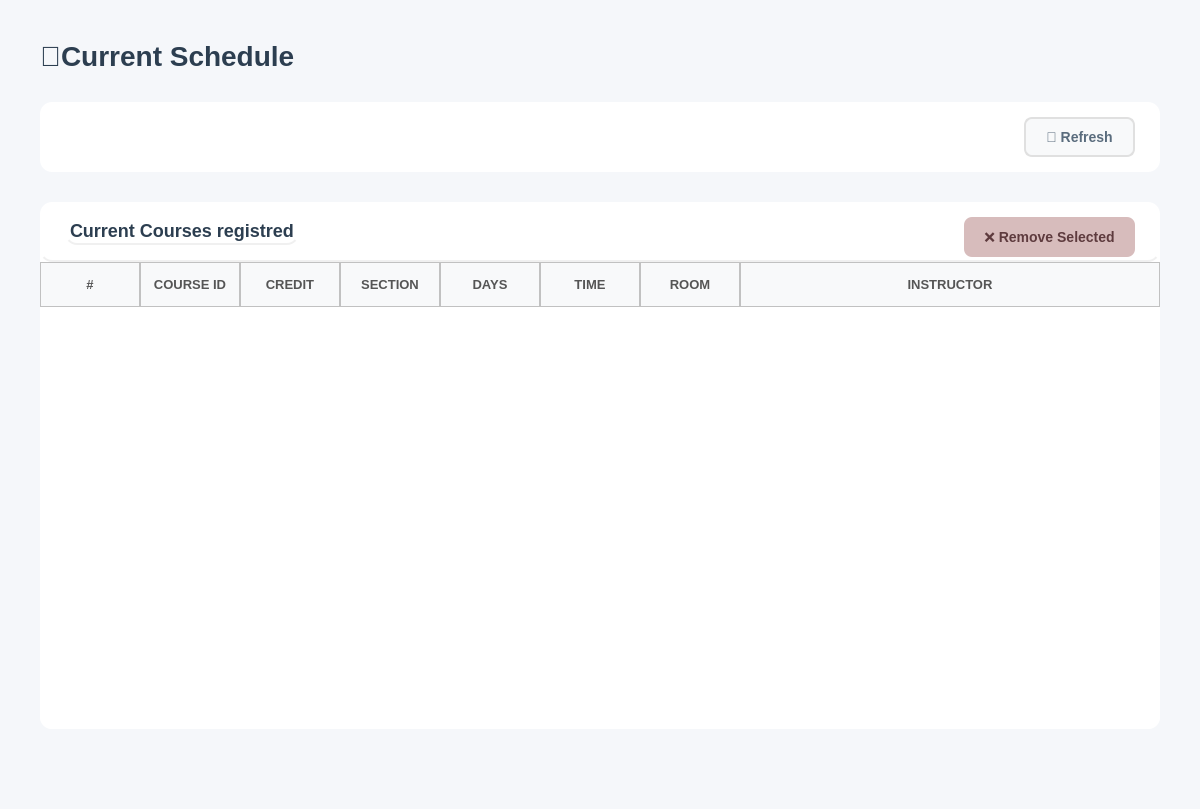
<?xml version="1.0" encoding="UTF-8"?>
<ui version="4.0">
 <class>CurrentSchedule</class>
 <widget class="QWidget" name="CurrentSchedule">
  <property name="geometry">
   <rect>
    <x>0</x>
    <y>0</y>
    <width>1200</width>
    <height>809</height>
   </rect>
  </property>
  <property name="windowTitle">
   <string/>
  </property>
  <property name="styleSheet">
   <string notr="true">background-color: #f5f7fa;</string>
  </property>
  <layout class="QVBoxLayout" name="mainLayout">
   <property name="spacing">
    <number>30</number>
   </property>
   <property name="leftMargin">
    <number>40</number>
   </property>
   <property name="topMargin">
    <number>40</number>
   </property>
   <property name="rightMargin">
    <number>40</number>
   </property>
   <property name="bottomMargin">
    <number>20</number>
   </property>
   <item>
    <layout class="QHBoxLayout" name="headerLayout">
     <item>
      <widget class="QLabel" name="labelTitle">
       <property name="styleSheet">
        <string notr="true">font-size: 28px; font-weight: bold; color: #2c3e50; background: transparent;</string>
       </property>
       <property name="text">
        <string>📅Current Schedule</string>
       </property>
      </widget>
     </item>
     <item>
      <spacer name="headerSpacer">
       <property name="orientation">
        <enum>Qt::Orientation::Horizontal</enum>
       </property>
       <property name="sizeHint" stdset="0">
        <size>
         <width>40</width>
         <height>20</height>
        </size>
       </property>
      </spacer>
     </item>
    </layout>
   </item>
   <item>
    <widget class="QFrame" name="filterFrame">
     <property name="minimumSize">
      <size>
       <width>0</width>
       <height>70</height>
      </size>
     </property>
     <property name="maximumSize">
      <size>
       <width>16777215</width>
       <height>70</height>
      </size>
     </property>
     <property name="styleSheet">
      <string notr="true">background-color: white; border-radius: 12px;</string>
     </property>
     <property name="frameShape">
      <enum>QFrame::Shape::StyledPanel</enum>
     </property>
     <layout class="QHBoxLayout" name="filterLayout">
      <property name="leftMargin">
       <number>25</number>
      </property>
      <property name="topMargin">
       <number>15</number>
      </property>
      <property name="rightMargin">
       <number>25</number>
      </property>
      <property name="bottomMargin">
       <number>15</number>
      </property>
      <item>
       <spacer name="filterSpacer">
        <property name="orientation">
         <enum>Qt::Orientation::Horizontal</enum>
        </property>
        <property name="sizeHint" stdset="0">
         <size>
          <width>40</width>
          <height>20</height>
         </size>
        </property>
       </spacer>
      </item>
      <item>
       <widget class="QPushButton" name="buttonRefresh">
        <property name="minimumSize">
         <size>
          <width>100</width>
          <height>40</height>
         </size>
        </property>
        <property name="cursor">
         <cursorShape>PointingHandCursor</cursorShape>
        </property>
        <property name="styleSheet">
         <string notr="true">QPushButton {
    background-color: #f8f9fa;     /* light grey background */
    color: #5a6c7d;               /* text color */
    border: 2px solid #e0e0e0;    /* default border */
    border-radius: 8px;
    font-size: 14px;
    font-weight: bold;
    padding: 10px 20px;
}

QPushButton:hover {
    border-color: #6c5ce7;        /* purplish-blue border on hover */
    color: #6c5ce7;               /* match text color to border */
}

QPushButton:pressed {
    background-color: #e0e0e0;    /* slightly darker grey when pressed */
    border-color: #6c5ce7;        /* keep border highlight */
    color: #6c5ce7;               /* text color */
}
</string>
        </property>
        <property name="text">
         <string>🔄 Refresh</string>
        </property>
       </widget>
      </item>
     </layout>
    </widget>
   </item>
   <item>
    <widget class="QFrame" name="tableFrame">
     <property name="styleSheet">
      <string notr="true">background-color: white; border-radius: 12px;</string>
     </property>
     <property name="frameShape">
      <enum>QFrame::Shape::StyledPanel</enum>
     </property>
     <layout class="QVBoxLayout" name="tableMainLayout">
      <property name="spacing">
       <number>0</number>
      </property>
      <property name="leftMargin">
       <number>0</number>
      </property>
      <property name="topMargin">
       <number>0</number>
      </property>
      <property name="rightMargin">
       <number>0</number>
      </property>
      <property name="bottomMargin">
       <number>0</number>
      </property>
      <item>
       <widget class="QFrame" name="tableHeader">
        <property name="minimumSize">
         <size>
          <width>0</width>
          <height>60</height>
         </size>
        </property>
        <property name="maximumSize">
         <size>
          <width>16777215</width>
          <height>60</height>
         </size>
        </property>
        <property name="styleSheet">
         <string notr="true">background: transparent; border-bottom: 2px solid #f0f0f0;</string>
        </property>
        <property name="frameShape">
         <enum>QFrame::Shape::StyledPanel</enum>
        </property>
        <layout class="QHBoxLayout" name="tableHeaderLayout">
         <property name="leftMargin">
          <number>25</number>
         </property>
         <property name="topMargin">
          <number>15</number>
         </property>
         <property name="rightMargin">
          <number>25</number>
         </property>
         <property name="bottomMargin">
          <number>15</number>
         </property>
         <item>
          <widget class="QLabel" name="tableTitle">
           <property name="styleSheet">
            <string notr="true">font-size: 18px; font-weight: bold; color: #2c3e50; background: transparent;</string>
           </property>
           <property name="text">
            <string>Current Courses registred</string>
           </property>
          </widget>
         </item>
         <item>
          <spacer name="tableHeaderSpacer">
           <property name="orientation">
            <enum>Qt::Orientation::Horizontal</enum>
           </property>
           <property name="sizeHint" stdset="0">
            <size>
             <width>40</width>
             <height>20</height>
            </size>
           </property>
          </spacer>
         </item>
         <item>
          <widget class="QPushButton" name="buttonRemoveSelected">
           <property name="enabled">
            <bool>false</bool>
           </property>
           <property name="minimumSize">
            <size>
             <width>120</width>
             <height>40</height>
            </size>
           </property>
           <property name="cursor">
            <cursorShape>PointingHandCursor</cursorShape>
           </property>
           <property name="styleSheet">
            <string notr="true">/* ---- Reject Button ---- */
QPushButton {
    background-color: #f8d7da;
    color: #721c24;
    border: none;
    border-radius: 8px;
    font-size: 14px;
    font-weight: bold;
    padding: 10px 20px;
}
QPushButton:hover {
    background-color: #c82333;
    color: white;
}
QPushButton:pressed {
    background-color: #a71d2a;  /* slightly darker for pressed feedback */
}
QPushButton:disabled {
    background-color: #d7bcbc; /* more washed-out red */
    color: #5e3b3e;
}</string>
           </property>
           <property name="text">
            <string>❌ Remove Selected</string>
           </property>
          </widget>
         </item>
        </layout>
       </widget>
      </item>
      <item>
       <widget class="QTableWidget" name="tableCourses">
        <property name="minimumSize">
         <size>
          <width>0</width>
          <height>300</height>
         </size>
        </property>
        <property name="styleSheet">
         <string notr="true">QTableWidget {
    border: none;
    background-color: white;
    gridline-color: #e5e5e5;      /* slightly darker for visibility */
    color: #222222;               /* matches QLineEdit text color */
    font-size: 14px;
}

QTableWidget::item {
    padding: 14px;
    border: none;
    color: #222222;               /* consistent text color */
}

QTableWidget::item:selected {
    background-color: #fcebed;  /* soft pink selection */
    color: #222222;             /* keep text readable */
}

QHeaderView::section {
    background-color: #f8f9fa;
    padding: 12px;
	border: 1px solid #c1c1c1; 
    font-size: 13px;
    color: #555555;               /* similar to readOnly QLineEdit text */
    font-weight: bold;
}
QTableWidget::item:focus {
    outline: none;
    border: none;
}
/* Removes weird selection rectangle */
QTableWidget::item:focus {
    outline: none;
    border: none;
}
QTableWidget::indicator {
    width: 18px;
    height: 18px;
}

QTableWidget::indicator:unchecked {
    border: 1px solid #b8b8b8;      /* soft grey border */
    background-color: #f8f8f8;      /* very light grey */
    border-radius: 3px;             /* slightly rounded */
}

QTableWidget::indicator:checked {
    border: 1px solid #5a5a5a;      /* darker grey when selected */
    background-color: #6c6c6c;      /* washed-out grey instead of harsh green */
    image: url(&quot;&quot;);                 /* remove default checkmark */
    border-radius: 3px;
}

QTableWidget::indicator:checked:hover,
QTableWidget::indicator:unchecked:hover {
    border-color: #3a3a3a;
}

QTableWidget::indicator:checked::after {
    content: &quot;&quot;;
    image: url(&quot;&quot;); /* no default checkmark */
}
/* ===== SCROLLBARS (VERTICAL &amp; HORIZONTAL) ===== */

/* Track */
QScrollBar:vertical, QScrollBar:horizontal {
    background: rgba(255, 255, 255, 0.05);  /* subtle track */
    border-radius: 6px;
    margin: 0px;  /* remove extra space */
}

/* Handle / Thumb */
QScrollBar::handle:vertical, QScrollBar::handle:horizontal {
    background: rgba(120, 120, 120, 0.35);  /* glassy thumb */
    border-radius: 6px;
    border: 1px solid rgba(255, 255, 255, 0.2); /* subtle highlight */
    min-height: 30px; /* vertical */
    min-width: 30px;  /* horizontal */
}

QScrollBar::handle:vertical:hover,
QScrollBar::handle:horizontal:hover {
    background: rgba(120, 120, 120, 0.55);
}

/* Buttons (up/down or left/right) */
QScrollBar::add-line:vertical, QScrollBar::sub-line:vertical,
QScrollBar::add-line:horizontal, QScrollBar::sub-line:horizontal {
    width: 16px;  /* horizontal buttons width */
    height: 16px; /* vertical buttons height */
    background: rgba(180, 180, 180, 0.35);
    border-radius: 4px;
}

/* Arrow icons */
QScrollBar::up-arrow:vertical, QScrollBar::down-arrow:vertical,
QScrollBar::left-arrow:horizontal, QScrollBar::right-arrow:horizontal {
    width: 6px;
    height: 6px;
    background: transparent;
}

/* Remove blank areas */
QScrollBar::add-page:vertical, QScrollBar::sub-page:vertical,
QScrollBar::add-page:horizontal, QScrollBar::sub-page:horizontal {
    background: none;
}

/* Sizes */
QScrollBar:vertical { width: 12px; }
QScrollBar:horizontal { height: 12px; }
</string>
        </property>
        <property name="editTriggers">
         <set>QAbstractItemView::EditTrigger::NoEditTriggers</set>
        </property>
        <property name="alternatingRowColors">
         <bool>true</bool>
        </property>
        <property name="selectionMode">
         <enum>QAbstractItemView::SelectionMode::ContiguousSelection</enum>
        </property>
        <property name="selectionBehavior">
         <enum>QAbstractItemView::SelectionBehavior::SelectRows</enum>
        </property>
        <property name="verticalScrollMode">
         <enum>QAbstractItemView::ScrollMode::ScrollPerPixel</enum>
        </property>
        <property name="horizontalScrollMode">
         <enum>QAbstractItemView::ScrollMode::ScrollPerPixel</enum>
        </property>
        <property name="sortingEnabled">
         <bool>true</bool>
        </property>
        <property name="cornerButtonEnabled">
         <bool>true</bool>
        </property>
        <attribute name="horizontalHeaderStretchLastSection">
         <bool>true</bool>
        </attribute>
        <attribute name="verticalHeaderVisible">
         <bool>false</bool>
        </attribute>
        <attribute name="verticalHeaderCascadingSectionResizes">
         <bool>true</bool>
        </attribute>
        <column>
         <property name="text">
          <string>#</string>
         </property>
        </column>
        <column>
         <property name="text">
          <string>COURSE ID</string>
         </property>
        </column>
        <column>
         <property name="text">
          <string>CREDIT</string>
         </property>
        </column>
        <column>
         <property name="text">
          <string>SECTION</string>
         </property>
        </column>
        <column>
         <property name="text">
          <string>DAYS</string>
         </property>
        </column>
        <column>
         <property name="text">
          <string>TIME</string>
         </property>
        </column>
        <column>
         <property name="text">
          <string>ROOM</string>
         </property>
        </column>
        <column>
         <property name="text">
          <string>INSTRUCTOR</string>
         </property>
        </column>
       </widget>
      </item>
     </layout>
    </widget>
   </item>
   <item>
    <spacer name="verticalSpacer">
     <property name="orientation">
      <enum>Qt::Orientation::Vertical</enum>
     </property>
     <property name="sizeType">
      <enum>QSizePolicy::Policy::Maximum</enum>
     </property>
     <property name="sizeHint" stdset="0">
      <size>
       <width>20</width>
       <height>60</height>
      </size>
     </property>
    </spacer>
   </item>
  </layout>
 </widget>
 <resources/>
 <connections/>
</ui>
